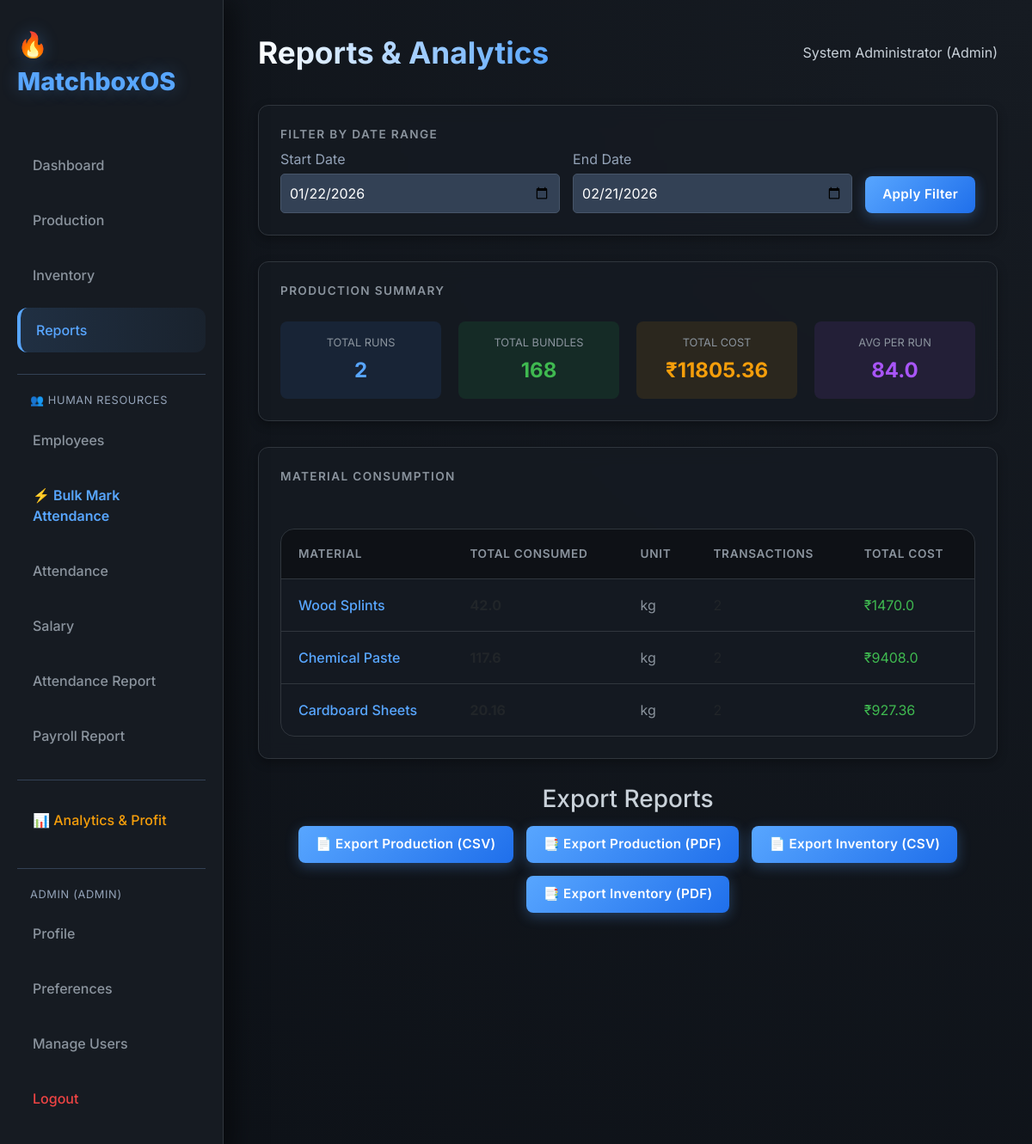
Screenshot of /reports (signed in) with the database file from the repository.
### auth_models.py (models this page shows, shortened)
class User(UserMixin, db.Model):
    __tablename__ = 'user'
    id = db.Column(db.Integer, primary_key=True)
    username = db.Column(db.String(80), unique=True, nullable=False, index=True)
    email = db.Column(db.String(120), unique=True, nullable=False, index=True)
    password_hash = db.Column(db.String(255), nullable=False)
    full_name = db.Column(db.String(100))
    role = db.Column(db.String(20), default='operator')  # admin, operator, viewer
    is_active = db.Column(db.Boolean, default=True)
    created_at = db.Column(db.DateTime, default=datetime.datetime.utcnow)
    last_login = db.Column(db.DateTime)
    def has_permission(self, permission):
        permissions = {
            'admin': ['view', 'create', 'edit', 'delete', 'manage_users'],
            'operator': ['view', 'create', 'edit'],
            'viewer': ['view']
        }
        return permission in permissions.get(self.role, [])

### models.py (models this page shows, shortened)
class RawMaterial(db.Model):
    __tablename__ = 'raw_material'
    id = db.Column(db.Integer, primary_key=True)
    name = db.Column(db.String(100), unique=True, nullable=False, index=True)
    quantity = db.Column(db.Float, default=0.0, nullable=False)
    unit = db.Column(db.String(20), nullable=False)
    unit_price = db.Column(db.Float, default=0.0, nullable=False)
    created_at = db.Column(db.DateTime, default=datetime.datetime.utcnow)
    updated_at = db.Column(
        db.DateTime, default=datetime.datetime.utcnow, onupdate=datetime.datetime.utcnow)
    __table_args__ = (
        db.CheckConstraint('quantity >= 0', name='check_quantity_positive'),
        db.CheckConstraint('unit_price >= 0', name='check_price_positive'),
    )

### routes.py (the view)
@bp.route('/reports')
@login_required
def reports():
    try:
        start_date_str = request.args.get('start_date')
        end_date_str = request.args.get('end_date')
        start_date = None
        end_date = None
        try:
            start_date = datetime.datetime.strptime(start_date_str, '%Y-%m-%d').date() if start_date_str else None
            end_date = datetime.datetime.strptime(end_date_str, '%Y-%m-%d').date() if end_date_str else None
        except ValueError:
            pass
        if not start_date and not end_date:
            end_date = datetime.date.today()
            start_date = end_date - datetime.timedelta(days=30)
        production_summary = ReportService.get_production_summary(start_date, end_date)
        materials = RawMaterial.query.all()
        material_consumption = []
        for material in materials:
            consumption = ReportService.get_material_consumption(material.id, start_date, end_date)
            if consumption['total_consumed'] > 0:
                material_consumption.append(consumption)
        return render_template('reports.html',
                             production_summary=production_summary,
                             material_consumption=material_consumption,
                             start_date=start_date,
                             end_date=end_date)
    except Exception as e:
        flash(f'Error loading reports: {str(e)}', 'danger')
        end_date = datetime.date.today()
        start_date = end_date - datetime.timedelta(days=30)
        production_summary = ReportService.get_production_summary(start_date, end_date)
        materials = RawMaterial.query.all()
        material_consumption = []
        for material in materials:
            consumption = ReportService.get_material_consumption(material.id, start_date, end_date)
            if consumption['total_consumed'] > 0:
                material_consumption.append(consumption)
        return render_template('reports.html',
                             production_summary=production_summary,
                             material_consumption=material_consumption,
                             start_date=start_date,
                             end_date=end_date)

### templates/reports.html (shortened to what this page needs)
{% extends "base.html" %}
{% block header %}Reports & Analytics{% endblock %}
{% block content %}
<div class="card" style="margin-bottom: 30px;">
    <h3>Filter by Date Range</h3>
    <form method="GET" action="{{ url_for('main.reports') }}" style="display: flex; gap: 15px; align-items: end;">
        <div style="flex: 1;">
            <label style="display: block; margin-bottom: 5px; color: #94a3b8;">Start Date</label>
            <input type="date" name="start_date" value="{{ start_date.isoformat() if start_date else '' }}"
                style="width: 100%; padding: 10px; background: #334155; border: 1px solid #475569; color: white; border-radius: 5px;">
        </div>
        <div style="flex: 1;">
            <label style="display: block; margin-bottom: 5px; color: #94a3b8;">End Date</label>
            <input type="date" name="end_date" value="{{ end_date.isoformat() if end_date else '' }}"
                style="width: 100%; padding: 10px; background: #334155; border: 1px solid #475569; color: white; border-radius: 5px;">
        </div>
        <button type="submit" class="btn btn-primary" style="padding: 10px 20px;">Apply Filter</button>
    </form>
</div>
<div class="card" style="margin-bottom: 30px;">
    <h3>Production Summary</h3>
    {% if production_summary %}
    <div style="display: grid; grid-template-columns: repeat(4, 1fr); gap: 20px; margin-top: 20px;">
        <div style="text-align: center; padding: 15px; background: rgba(59, 130, 246, 0.1); border-radius: 8px;">
            <div style="color: #8b949e; font-size: 0.8rem; text-transform: uppercase; margin-bottom: 5px;">Total Runs
            </div>
            <div style="font-weight: bold; font-size: 1.5rem; color: var(--accent-color);">{{
                production_summary.get('total_production_runs', 0) }}</div>
        </div>
        <div style="text-align: center; padding: 15px; background: rgba(34, 197, 94, 0.1); border-radius: 8px;">
            <div style="color: #8b949e; font-size: 0.8rem; text-transform: uppercase; margin-bottom: 5px;">Total Bundles
            </div>
            <div style="font-weight: bold; font-size: 1.5rem; color: var(--success-color);">{{
                production_summary.get('total_bundles', 0) }}</div>
        </div>
        <div style="text-align: center; padding: 15px; background: rgba(245, 158, 11, 0.1); border-radius: 8px;">
            <div style="color: #8b949e; font-size: 0.8rem; text-transform: uppercase; margin-bottom: 5px;">Total Cost
            </div>
            <div style="font-weight: bold; font-size: 1.5rem; color: #f59e0b;">₹{{ production_summary.get('total_cost', 0) }}
            </div>
        </div>
        <div style="text-align: center; padding: 15px; background: rgba(168, 85, 247, 0.1); border-radius: 8px;">
            <div style="color: #8b949e; font-size: 0.8rem; text-transform: uppercase; margin-bottom: 5px;">Avg per Run
            </div>
            <div style="font-weight: bold; font-size: 1.5rem; color: #a855f7;">{{ production_summary.get('avg_bundles_per_run', 0)
                }}</div>
        </div>
    </div>
    {% else %}
    <div style="text-align: center; color: #94a3b8; padding: 30px;">
        No production data available for the selected date range.
    </div>
    {% endif %}
</div>
<div class="card">
    <h3>Material Consumption</h3>
    {% if material_consumption %}
    <div style="max-height: 400px; overflow-y: auto; margin-top: 20px;">
        <table>
            <thead>
                <tr>
                    <th>Material</th>
                    <th>Total Consumed</th>
                    <th>Unit</th>
                    <th>Transactions</th>
                    <th>Total Cost</th>
                </tr>
            </thead>
            <tbody>
                {% for consumption in material_consumption %}
                <tr>
                    <td style="font-weight: 500; color: var(--accent-color);">{{ consumption.get('material_name', 'Unknown') }}</td>
                    <td style="font-weight: bold;">{{ consumption.get('total_consumed', 0) }}</td>
                    <td style="color: #8b949e;">{{ consumption.get('unit', '') }}</td>
                    <td>{{ consumption.get('transaction_count', 0) }}</td>
                    <td style="color: var(--success-color);">₹{{ consumption.get('total_cost', 0) }}</td>
                </tr>
                {% endfor %}
            </tbody>
        </table>
    </div>
    {% else %}
    <div style="text-align: center; color: #94a3b8; padding: 30px;">
        No material consumption data available for the selected date range.
    </div>
    {% endif %}
</div>
<div style="margin-top: 30px; text-align: center;">
    <h3 style="margin-bottom: 15px;">Export Reports</h3>
    <div style="display: flex; gap: 15px; justify-content: center; flex-wrap: wrap;">
        <a href="{{ url_for('main.export_production_csv', start_date=start_date.isoformat() if start_date else '', end_date=end_date.isoformat() if end_date else '') }}"
            class="btn btn-primary" style="padding: 10px 20px;">
            📄 Export Production (CSV)
        </a>
        <a href="{{ url_for('main.export_production_pdf', start_date=start_date.isoformat() if start_date else '', end_date=end_date.isoformat() if end_date else '') }}"
            class="btn btn-primary" style="padding: 10px 20px;">
            📑 Export Production (PDF)
        </a>
        <a href="{{ url_for('main.export_inventory_csv') }}" class="btn btn-primary" style="padding: 10px 20px;">
            📄 Export Inventory (CSV)
        </a>
        <a href="{{ url_for('main.export_inventory_pdf') }}" class="btn btn-primary" style="padding: 10px 20px;">
            📑 Export Inventory (PDF)
        </a>
    </div>
</div>
{% endblock %}

### templates/base.html (shortened to what this page needs)
<!DOCTYPE html>
<html lang="en">
<head>
    <link href="https://cdn.jsdelivr.net/npm/bootstrap@5.3.0/dist/css/bootstrap.min.css" rel="stylesheet">
    <link rel="stylesheet" href="https://cdnjs.cloudflare.com/ajax/libs/font-awesome/6.4.0/css/all.min.css">
    <link rel="stylesheet" href="{{ url_for('static', filename='css/style.css') }}">
</head>
<body>
    <div class="sidebar">
        <div class="logo">🔥 MatchboxOS</div>
        <nav>
            <a href="{{ url_for('main.dashboard') }}"
                class="nav-link {% if request.endpoint == 'main.dashboard' %}active{% endif %}">Dashboard</a>
            <a href="{{ url_for('main.production') }}"
                class="nav-link {% if request.endpoint == 'main.production' %}active{% endif %}">Production</a>
            <a href="{{ url_for('main.inventory') }}"
                class="nav-link {% if request.endpoint == 'main.inventory' %}active{% endif %}">Inventory</a>
            <a href="{{ url_for('main.reports') }}"
                class="nav-link {% if request.endpoint == 'main.reports' %}active{% endif %}">Reports</a>
            <div style="margin-top: 25px; border-top: 1px solid #334155; padding-top: 20px;">
                <div
                    style="color: #94a3b8; font-size: 0.8rem; padding: 0 15px 10px; text-transform: uppercase; letter-spacing: 0.05em;">
                    👥 Human Resources
                </div>
                <a href="{{ url_for('employee.list_employees') }}"
                    class="nav-link {% if request.endpoint == 'employee.list_employees' %}active{% endif %}">Employees</a>
                <a href="{{ url_for('employee.bulk_attendance') }}"
                    class="nav-link {% if request.endpoint == 'employee.bulk_attendance' %}active{% endif %}"
                    style="color: var(--accent-color); font-weight: 600;">⚡ Bulk Mark Attendance</a>
                <a href="{{ url_for('employee.attendance_list') }}"
                    class="nav-link {% if request.endpoint == 'employee.attendance_list' %}active{% endif %}">Attendance</a>
                <a href="{{ url_for('employee.salary_list') }}"
                    class="nav-link {% if request.endpoint == 'employee.salary_list' %}active{% endif %}">Salary</a>
                <a href="{{ url_for('employee.attendance_report') }}"
                    class="nav-link {% if request.endpoint == 'employee.attendance_report' %}active{% endif %}">Attendance
                    Report</a>
                <a href="{{ url_for('employee.payroll_report') }}"
                    class="nav-link {% if request.endpoint == 'employee.payroll_report' %}active{% endif %}">Payroll
                    Report</a>
            </div>
            {% if current_user.is_authenticated and current_user.role == 'admin' %}
            <div style="margin-top: 25px; border-top: 1px solid #334155; padding-top: 20px;">
                <a href="{{ url_for('main.analytics') }}"
                    class="nav-link {% if request.endpoint == 'main.analytics' %}active{% endif %}"
                    style="color: #f59e0b;">📊 Analytics & Profit</a>
            </div>
            {% endif %}
            <div style="margin-top: 30px; border-top: 1px solid #334155; padding-top: 20px;">
                {% if current_user.is_authenticated %}
                <div
                    style="color: #94a3b8; font-size: 0.8rem; padding: 0 15px 10px; text-transform: uppercase; letter-spacing: 0.05em;">
                    {{ current_user.username }} ({{ current_user.role }})
                </div>
                <a href="{{ url_for('auth.profile') }}"
                    class="nav-link {% if request.endpoint == 'auth.profile' %}active{% endif %}">Profile</a>
                <a href="{{ url_for('auth.preferences') }}"
                    class="nav-link {% if request.endpoint == 'auth.preferences' %}active{% endif %}">Preferences</a>
                {% if current_user.has_permission('manage_users') %}
                <a href="{{ url_for('auth.users') }}"
                    class="nav-link {% if request.endpoint == 'auth.users' %}active{% endif %}">Manage Users</a>
                {% endif %}
                <a href="{{ url_for('auth.logout') }}" class="nav-link" style="color: #ef4444;">Logout</a>
                {% else %}
                <a href="{{ url_for('auth.login') }}"
                    class="nav-link {% if request.endpoint == 'auth.login' %}active{% endif %}">Login</a>
                {% endif %}
            </div>
        </nav>
    </div>
    <div class="main-content">
        <header>
            <h1>{% block header %}Dashboard{% endblock %}</h1>
            <div class="user-profile">
                {% if current_user.is_authenticated %}
                {{ current_user.full_name or current_user.username }} ({{ current_user.role|capitalize }})
                {% else %}
                Guest
                {% endif %}
            </div>
        </header>
        {% block content %}{% endblock %}
    </div>
</body>
</html>

### rows the page displays
User: username "ADMIN", role "ADMIN", full_name "System Administrator", role "Admin"
RawMaterial: get "Wood Splints", get "kg", get "1470.0"
RawMaterial: get "Chemical Paste", get "kg", get "9408.0"
RawMaterial: get "Cardboard Sheets", get "kg", get "927.36"

### other values shown
{{ production_summary.get('total_production_runs', 0) }} "2"
{{ production_summary.get('total_bundles', 0) }} "168"
{{ production_summary.get('total_cost', 0) }} "11805.36"
{{ production_summary.get('avg_bundles_per_run', 0) }} "84.0"
